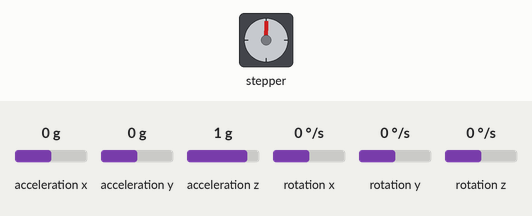
Bench run of a sketch on a simulated Arduino Uno, built with avr-gcc and run on an emulated ATmega328P. Shown: stepper motor. Inputs (shaded band) come from the test bench; at power-on: rotation y 0 °/s, acceleration x 0 g, acceleration y 0 g, acceleration z 1 g, rotation x 0 °/s, rotation z 0 °/s. The local clock reads 2024-03-15 10:24:30 at power-on unless the sketch sets it; stepper angles assume 4096 steps per turn; what the sketch prints to the serial monitor is not drawn.

Above: at 6.2 s.
6.3 s: rotation y set to -192 °/s
At 11.95 s:
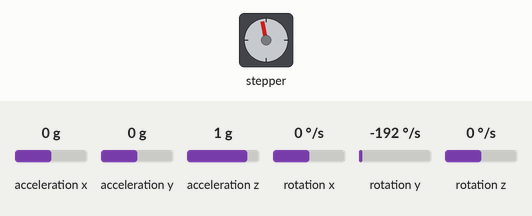
At 17.2 s:
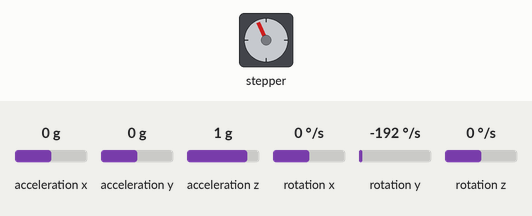
Timing chart, 0 to 17.6 s (numbered marks = the images above; inputs shaded):
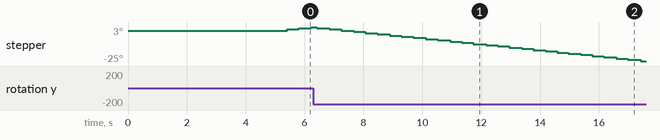

The sketch:

astro_tracker_no_gps.ino
```cpp
/*
 This is the source code for the master-module of Star Track.
 Required Libraries:
 https://virtuabotix-virtuabotixllc.netdna-ssl.com/core/wp-content/uploads/2014/01/virtuabotixRTC.zip
 https://drive.google.com/folderview?id=0B1p6T9dV6tnqSjU2WnBXREZPbms&usp=sharing

 Created 20 July 2016 by Görkem Bozkurt
 */
#include <AccelStepper.h>
#include <virtuabotixRTC.h>
#include <MPU6050.h>
#include <Wire.h>
MPU6050 mpu;
//define RTC.
#define HALFSTEP 8
virtuabotixRTC myRTC(A0, A1, A2);
double Months,Years,Days,Minutes,Hours,Seconds;
double days_in_year,days_in_month;

double latitude = 39.5453;//your latitude.
double longitude = -119.8162;//your longtitude.

double LST_degrees;//variable to store local side real time(LST) in degrees.
double LST_hours;//variable to store local side real time(LST) in decimal hours.

unsigned long timer = 0;
float timeStep = 0.01;

// Global flags used for functions
boolean yaw_finished = false;
boolean pitch_finished = false;
boolean pointing = false;
boolean ra_origin_is_set = false;
boolean ra_tracking_is_set = false;

// Pitch and Yaw values
double pitch = 90; //Equivalent to DEC
double yaw = 0; //Equivalent to RA
double val = 90; //Pitch and DEC
double val2 = 0; //Yaw and RA

double final_yaw_measurement = 0; //Store yaw measurement for when you are

double temp = val2;//temporary value to store val2

// MOTOR SPEED CALCULATION CONSTANTS //

float rot_per_step = 5.625/64; // 1 step = 5.625/64 degrees (28BYJ-48)
float gear_ratio = 70/21; //Depends on your gears
#define ROT_OF_EARTH 0.0000729211509 //(Rad/sec)
float SPEED = 40.0; // Speed of motors (steps / second)

// Motor pin definitions //

#define motorPin1  2     // IN1 on the ULN2003 driver 1
#define motorPin2  3     // IN2 on the ULN2003 driver 1
#define motorPin3  4     // IN3 on the ULN2003 driver 1
#define motorPin4  5     // IN4 on the ULN2003 driver 1

#define motorPin5  8     // IN1 on the ULN2003 driver 1
#define motorPin6  9     // IN2 on the ULN2003 driver 1
#define motorPin7  10     // IN3 on the ULN2003 driver 1
#define motorPin8  11     // IN4 on the ULN2003 driver 1

// Initialize with pin sequence IN1-IN3-IN2-IN4 for using the AccelStepper with 28BYJ-48
AccelStepper yawStepper(HALFSTEP, motorPin1, motorPin3, motorPin2, motorPin4); //YAW Stepper Motor
AccelStepper pitchStepper(HALFSTEP, motorPin5, motorPin7, motorPin6, motorPin8); //PITCH Stepper Motor

boolean stopped1 = false;
boolean stopped2 = false;

void setup()
{
    //set date-time according to (seconds, minutes, hours, day of the week, day of the month, month, year)
    myRTC.setDS1302Time(00, 25, 18, 3, 20, 4, 2021);
    Serial.begin(115200);

    yawStepper.setMaxSpeed(100.0);
    pitchStepper.setMaxSpeed(100.0);
    delay(5000);//wait before starting

    setupMPU();

    Serial.println("MPU calibrated");
}//--(end setup )---

void loop()
{
  motor_pitch( 0 ); //Stop pitch before moving again
  motor_yaw( 0 ); //Stop yaw before moving again

  myRTC.updateTime();
  LST_time();
  recvdata();

  timer = millis();
  Vector norm = mpu.readNormalizeGyro();

  //I've put the sensor with a 90 degree angle on the setup due to
  //cable connection problems. Because of that the data values from the mpu6050 chip are
  //different in this case:
  //roll data(X-axis) is pitch.
  //pitch data(Y-axis) is yaw.
  yaw = yaw + norm.YAxis * timeStep;
  pitch = pitch + norm.XAxis * timeStep;
  Serial.print(" Yaw = ");
  Serial.print(yaw);
  Serial.print(" Pitch = ");
  Serial.print(pitch);
  Serial.print(" LST_d = ");
  Serial.print(LST_degrees);//local sidereal time in decimal degrees
  Serial.print(" LST_h = ");
  Serial.println(LST_hours);//local sidereal time in decimal hours.

  Serial.print("target yaw = ");
  Serial.println(val2);

  changeRA(); //Change RA with time based on our latitude

  point_at_star(); //Point at the star

  trackRA(); //

  delay((timeStep*1000) - (millis() - timer));//timer for the gyro.
}

//Waits while the mpu is being connected and calibrated
void setupMPU() {
    while(!mpu.begin(MPU6050_SCALE_2000DPS, MPU6050_RANGE_2G)) //wait for MPU to be ready
    {
      delay(500);
      Serial.println("Waiting for MPU...");
    }
    mpu.calibrateGyro();
    mpu.setThreshold(0); //Set the sensitivity threshold of the mpu (0 is most sensitive, 10 is least sensitive)
}

//this will update the RA degrees with sidereal time 1 degree at a time
//this way the object or star on the sky is tracked.
void changeRA() {
  if( ra_origin_is_set == false )
  {
    Serial.println("changing RA");
    if(latitude>0) //For the northern hemisphere
    {
      Serial.print("LST_degrees: ");
      Serial.println(LST_degrees);
      //if( floor(LST_degrees)==LST_degrees )
  //    {
        if (LST_degrees>180)
        {
          val2 = temp+(360-LST_degrees);
        }
        else
        {
          val2 = temp-LST_degrees; //use val2 = temp+LST_degrees; if you are located in the southern hemisphere.
        }
        Serial.print("target yaw = ");
        Serial.println(val2);
  //    }
    }
    else //For the southern hemisphere.
    {
      Serial.println("southern hemisphere");
     if( floor(LST_degrees)==LST_degrees )
     {
        if (LST_degrees>180)
        {
          val2 = temp-(360-LST_degrees);
        }
        else
        {
          val2 = temp+LST_degrees; //use val2 = temp+LST_degrees; if you are located in the southern hemisphere.
        }
     }
    }
    yaw_check();
  }
}

//this will update the RA degrees with sidereal time 1 degree at a time
//this way the object or star on the sky is tracked.
void trackRA() {
  if( ra_tracking_is_set == true )
  {
    float rot_of_earth_degrees = ROT_OF_EARTH * (180/3.14); //rotation of earth (degrees/sec)
    float earth_rot_steps_per_sec = rot_of_earth_degrees / rot_per_step; //rotation of earth (steps/sec)
    float stepper_tracking_speed = earth_rot_steps_per_sec * gear_ratio; //rotation speed of YAW stepper motor (steps/sec)

    SPEED = stepper_tracking_speed;

    motor_yaw(1);
  }
}

//This function receives data from serial as (0.00,0.00)
//splits it to strings by the comma ","
//than converts them to doubles
void recvdata()
{
    if (Serial.available() > 0)
    {
        String a= Serial.readString();
        String value1, value2;
        // For loop which will separate the String in parts
        // and assign them the the variables we declare
        for (int i = 0; i < a.length(); i++)
        {
            if (a.substring(i, i+1) == ",")
            {
                value2 = a.substring(0, i);
                value1= a.substring(i+1, a.length()-1);
                break;
            }
        }
        //val= 90 - value1.toFloat();
        val=value1.toFloat();
        val2=value2.toFloat();
        temp = val2;
        pointing = true;
    }
}

//Calculates local sidereal time based on this calculation,
//http://www.stargazing.net/kepler/altaz.html
void LST_time()
{
    Months = (double) myRTC.month;
    Years = (double) myRTC.year;
    Days = (double) myRTC.dayofmonth;
    Minutes = (double) myRTC.minutes;
    Hours = (double) myRTC.hours;
    Seconds = (double) myRTC.seconds;
    days_in_year = (double)(Years-2000)*365.242199; //Days in the current year since J2000
    days_in_month = (double)(Months-1)*30.4368499; //Days in the current month since J2000
    double JDN2000= days_in_year + days_in_month + (Days-1) + myRTC.hours/24; //Days since Jan 1st, 2000AD
    double universal_time = Hours + (Minutes/60) + (Seconds/3600);
    double LST = 100.46 + 0.985647 * JDN2000 + longitude + 15 * universal_time;
    LST_degrees = (LST-(floor(LST/360)*360));
    //LST_degrees = 144;
    LST_hours = LST_degrees/15;
    //LST_hours = 9.60;

//    Serial.println(Seconds);
//    Serial.println(days_in_year);
//    Serial.println(days_in_month);
//    Serial.println(JDN2000);
//    Serial.println(universal_time);
//    Serial.println(LST);
//    Serial.println(LST_hours);
//    Serial.println(LST_degrees);
//    Serial.print("\n");
}

void point_at_star()
{
  if(pointing == true)
  {
    if(yaw_finished == false)
    {
      yaw_check();
    }
    else if(pitch_finished == false)
    {
      pitch_check();
    }
  }
}

//check if pitch is high, low or equal to the user input
//send commands to slave-module to start and stop motors
void pitch_check()
{
    if( (floor(pitch*100))==(floor(val*100)) )
    {
        motor_pitch( 0 );
        pitch_finished = true;
        yaw = final_yaw_measurement;
        ra_tracking_is_set = true;
    }

    else if(floor(pitch*100)<floor(val*100))
    {
        motor_pitch( 1 );
    }

    else if(floor(pitch*100)>floor(val*100))
    {
        motor_pitch( -1 );
    }
}

//check if yaw is high, low or equal to the user input
//send commands to slave-module to start and stop motors
void yaw_check()
{
    if( (floor(yaw*100))==(floor(val2*100)) )
    {
        motor_yaw( 0 );
        if(ra_origin_is_set == false)
        {
          ra_origin_is_set = true;
          yaw = 0;
        }
        else
        {
          yaw_finished = true;
          pitch = 90; //reset original pitch measurement
          final_yaw_measurement = yaw; //save final yaw measurement
        }
    }

    else if(floor(yaw*100)<floor(val2*100))
    {
        motor_yaw( -1 );
    }

    else if(floor(yaw*100)>floor(val2*100))
    {
        motor_yaw( 1 );
    }
}

//If the pitch motor is not stopped, run the pitch motor either clockwise(SPEED) or counter-clockwise(-SPEED)
void motor_pitch(int stepperMove)
{
    if(stepperMove == 0)
    {
        stopped2 = true;
    }
    else
    {
      if(stepperMove == 1)
      {
            pitchStepper.setSpeed(SPEED);
            stopped2 = false;
      }
      else if(stepperMove == -1)
      {
            pitchStepper.setSpeed(-SPEED);
            stopped2 = false;
      }

      pitchStepper.run(); //run the motor
    }
}

//If the yaw motor is not stopped, run the yaw motor either clockwise(SPEED) or counter-clockwise(-SPEED)
void motor_yaw(int stepperMove)
{
    if(stepperMove == 0)
    {
        stopped1 = true;
    }
    else
    {
      if(stepperMove == 1)
      {
            yawStepper.setSpeed(SPEED);
            stopped1 = false;
      }
      else if(stepperMove == -1)
      {
            yawStepper.setSpeed(-SPEED);
            stopped1 = false;
      }
      yawStepper.run();
    }
}
```
